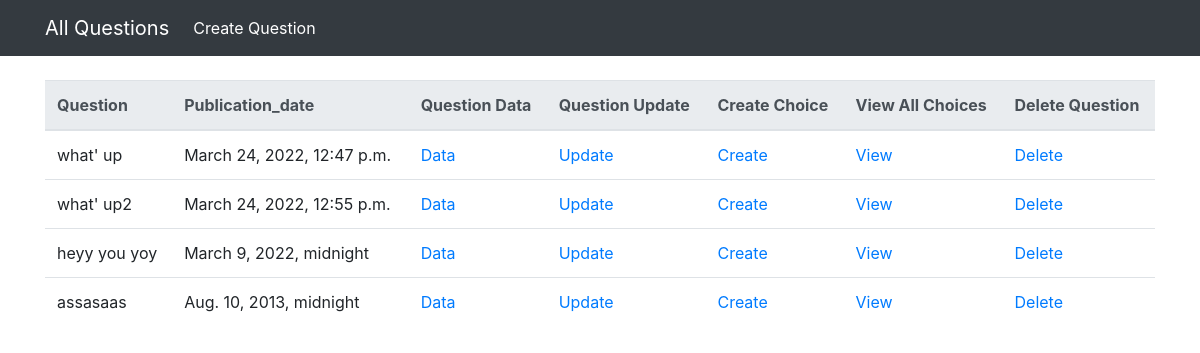
Screenshot of /questions with the database file from the repository.
### polls/models.py (models this page shows)
class Question(models.Model):
    question = models.CharField(max_length=200)
    pub_date = models.DateTimeField('date published')

### polls/views.py (the view)
# urls.py: path('questions', QuestListView.as_view(), name='quest_list'),
class QuestListView(ListView):
    model = Question
    template_name = 'list.html'
    context_object_name = 'questions'

### templates/list.html
{% extends "__base.html" %} {% block container %}
<table class="table">
  <tr>
    <thead class="thead-light">
      <tr>
        <th scope="col">Question</th>
        <th scope="col">Publication_date</th>
        <th scope="col">Question Data</th>
        <th scope="col">Question Update</th>
        <th scope="col">Create Choice</th>
        <th scope="col">View All Choices</th>
        <th scope="col">Delete Question</th>
      </tr>
    </thead>
    <tbody>
      {% for question in questions %}
      <tr>
        <td>{{question.question}}</td>
        <td>{{question.pub_date}}</td>
         <td>
          <a href="{% url 'quest_detail' question.id %}"> Data</a>
        </td>
        <td>
          <a href="{% url 'quest_update' question.id %}"> Update</a>
        </td>
        <td>
          <a href="{% url 'choice_create' question.id %}"> Create</a>
        </td>
        <td>
          <a href="{% url 'list_choice' question.id %}"> View</a>
        </td>
        <td>
          <a href="{% url 'quest_delete' question.id %}"> Delete</a>
        </td>
      </tr>
      {% endfor %}
    </tbody>
  </tr>
</table>
{% endblock %}

### rows the page displays
Question: question "what' up", pub_date "March 24, 2022, 12:47 p.m."
Question: question "what' up2", pub_date "March 24, 2022, 12:55 p.m."
Question: question "heyy you yoy", pub_date "March 9, 2022, midnight"
Question: question "assasaas", pub_date "Aug. 10, 2013, midnight"
